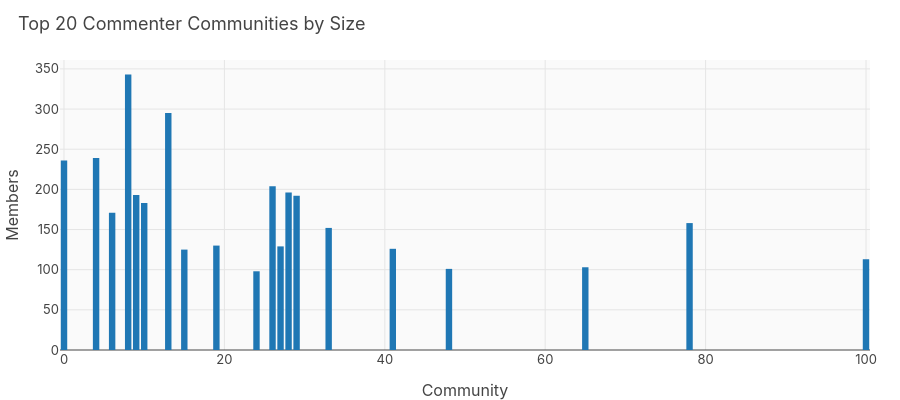

Notebook code cell kept with this figure:
### Code cell
# Community size bar chart
fig = px.bar(comm_sizes.head(20), x='cluster_id', y='size',
    title='Top 20 Commenter Communities by Size',
    labels={'cluster_id': 'Community', 'size': 'Members'})
fig.update_layout(height=400, width=900)
fig.show()

### Figure 1 — Plotly figure (JSON) as saved in the notebook; plotly's stock layout.template omitted (floating-point values rounded to 4 significant figures)
{"data": [{"hovertemplate": "Community=%{x}<br>Members=%{y}<extra></extra>", "legendgroup": "", "marker": {"color": "#1f77b4", "pattern": {"shape": ""}}, "name": "", "orientation": "v", "showlegend": false, "textposition": "auto", "type": "bar", "x": [8, 13, 4, 0, 26, 28, 9, 29, 10, 6, 78, 33, 19, 27, 41, 15, 100, 65, 48, 24], "xaxis": "x", "y": [343, 295, 239, 236, 204, 196, 193, 192, 183, 171, 158, 152, 130, 129, 126, 125, 113, 103, 101, 98], "yaxis": "y"}], "layout": {"barmode": "relative", "height": 400, "legend": {"tracegroupgap": 0}, "title": {"text": "Top 20 Commenter Communities by Size"}, "width": 900, "xaxis": {"anchor": "y", "domain": [0.0, 1.0], "title": {"text": "Community"}}, "yaxis": {"anchor": "x", "domain": [0.0, 1.0], "title": {"text": "Members"}}}}
